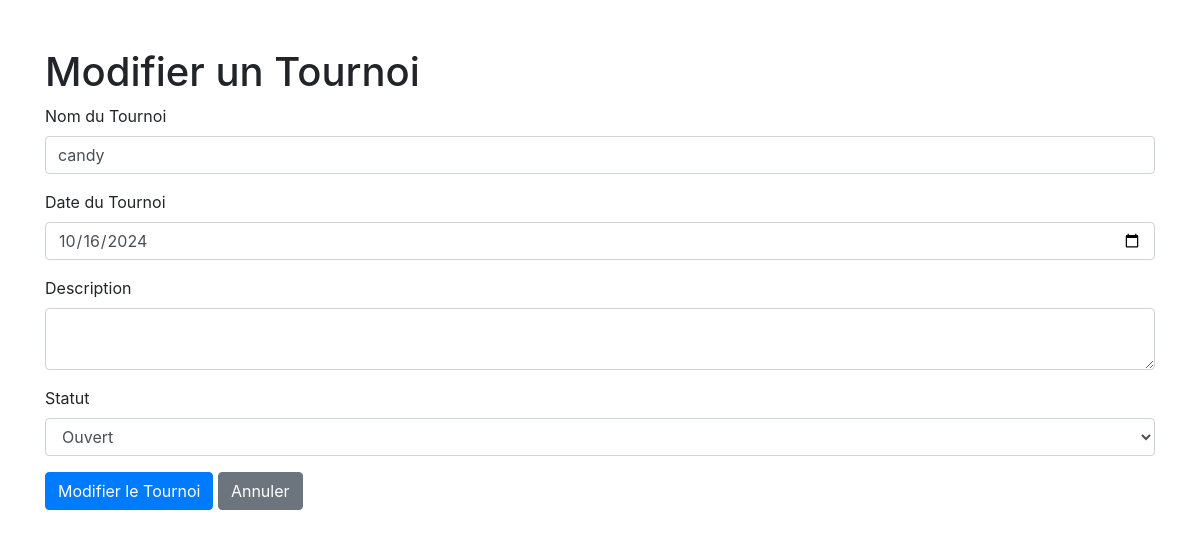
/edit_tournament.php?id=6 (signed in), run on the app's committed database.
### tables this page shows
CREATE TABLE `Tournois` (
  `id` int NOT NULL,
  `nom` varchar(255) NOT NULL,
  `date_tournoi` date NOT NULL,
  `description` text,
  `status` enum('ouvert','fermé') DEFAULT 'ouvert'
);

### edit_tournament.php (the view, shortened to what this page needs)
<?php
include "connexion.php";
$id = $_GET['id'];
$sql = "SELECT * FROM Tournois WHERE id = :id";
$stmt = $pdo->prepare($sql);
$stmt->execute(['id' => $id]);
$tournament = $stmt->fetch();
?>
<!DOCTYPE html>
<html lang="fr">
<head>
    <link rel="stylesheet" href="css/bootstrap.css">
</head>
<body>
    <div class="container">
        <h1 class="mt-5">Modifier un Tournoi</h1>
        <form method="POST" action="">
            <div class="form-group">
                <label for="nom">Nom du Tournoi</label>
                <input type="text" class="form-control" id="nom" name="nom" value="<?php echo htmlspecialchars($tournament['nom']); ?>" required>
            </div>
            <div class="form-group">
                <label for="date_tournoi">Date du Tournoi</label>
                <input type="date" class="form-control" id="date_tournoi" name="date_tournoi" value="<?php echo htmlspecialchars($tournament['date_tournoi']); ?>" required>
            </div>
            <div class="form-group">
                <label for="description">Description</label>
                <textarea class="form-control" id="description" name="description"><?php echo htmlspecialchars($tournament['description']); ?></textarea>
            </div>
            <div class="form-group">
                <label for="status">Statut</label>
                <select class="form-control" id="status" name="status" required>
                    <option value="ouvert" <?php if ($tournament['status'] == 'ouvert') echo 'selected'; ?>>Ouvert</option>
                </select>
            </div>
            <button type="submit" class="btn btn-primary">Modifier le Tournoi</button>
            <a href="tournois.php" class="btn btn-secondary">Annuler</a>
        </form>
    </div>
</body>
</html>

### data on the page
tournois: nom "candy", date_tournoi "10/16/2024", status "Ouvert"
